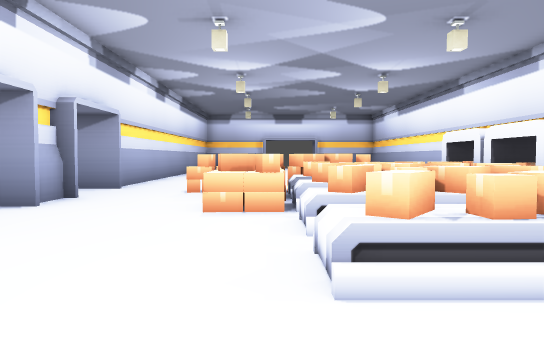
[1] (above)

16 first-person views from a walk through a level from a Godot 3-D game. The camera is 1.4 m above the floor, tilts 2° down and sees 70° across. Doors that lead somewhere are drawn open, without their leaves. The floor is counted in squares, 2 m on a side. Each view is taken from the middle of a square. On the plan, view 1 faces up. The plan holds only what a view shows up to about 11 squares ahead; the rest is blank. The place goes on beyond the plan. Characters and animated objects are not drawn.

[2]
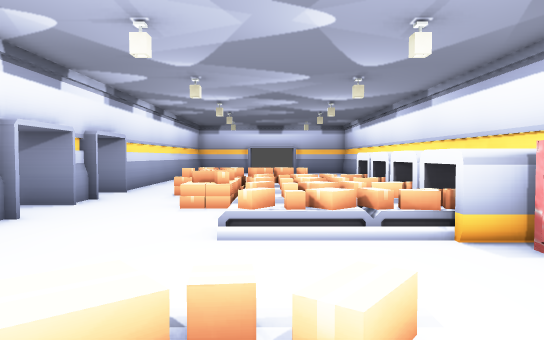

[3]
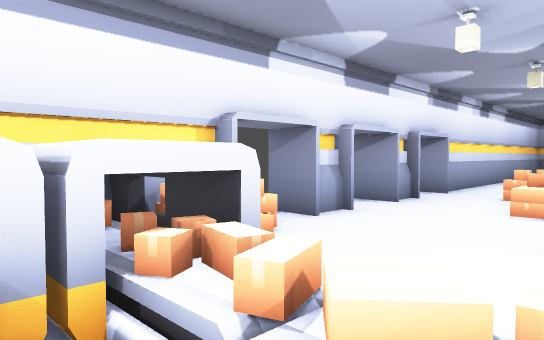

[4]
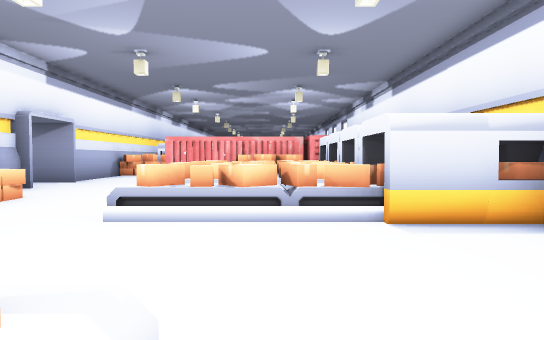

[5]
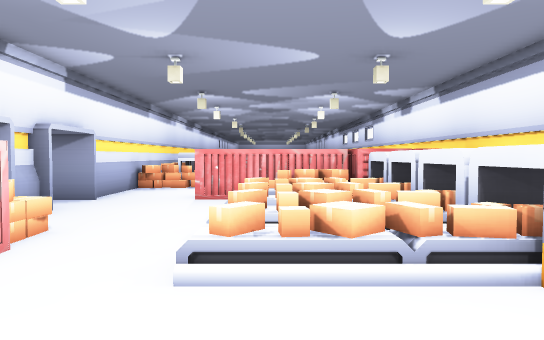

[6]
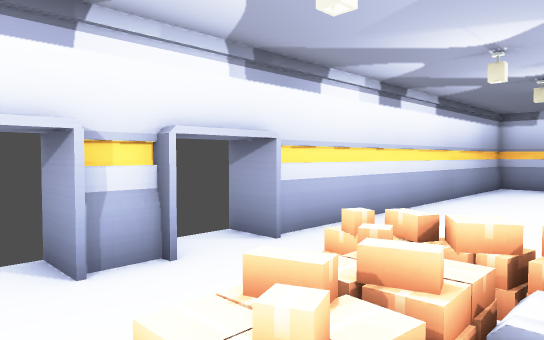

[7]
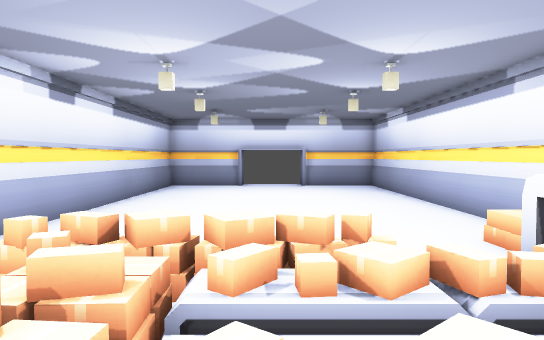

[8]
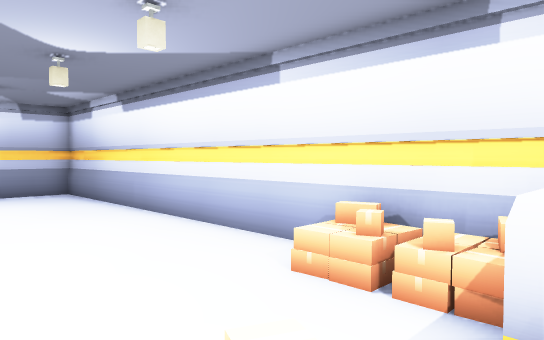

[9]
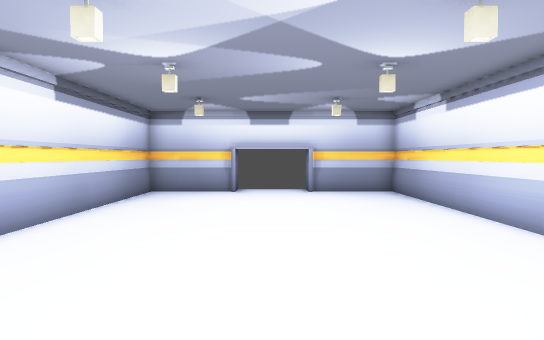

[10]
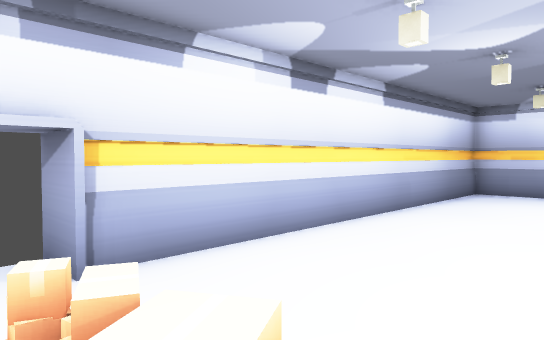

[11]
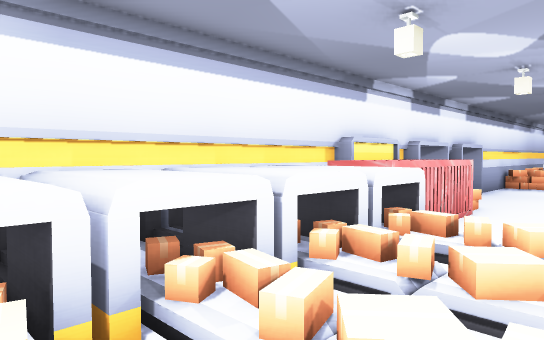

[12]
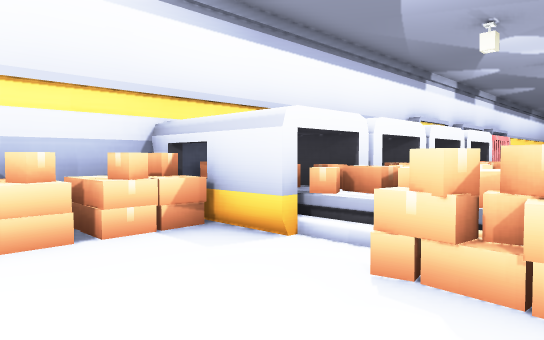

[13]
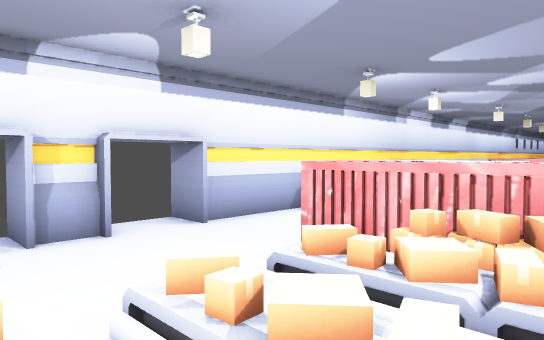

[14]
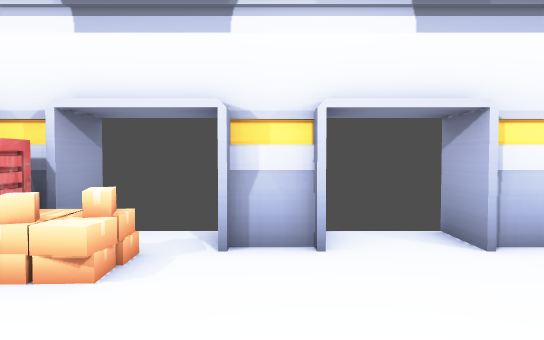

[15]
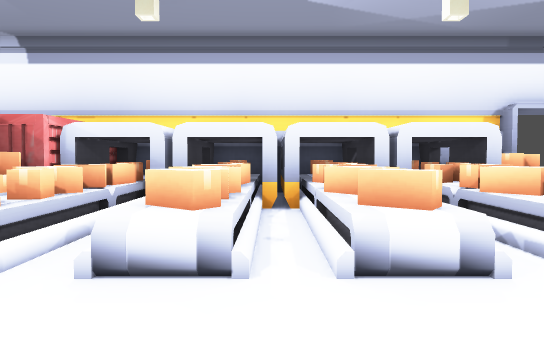

[16]
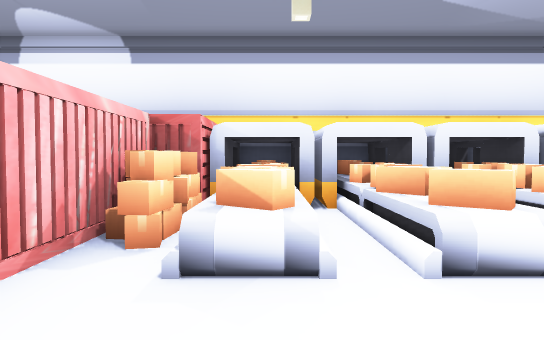

### Floor plan
Key: @ floor where view 1 was taken; # wall or solid block; . floor; / step, stairs or slope; D open door; = window, fence, low wall or low ledge; ^ raised ledge; B box.
Columns run from 5 left of view 1 to 7 right of it. Each row starts with its distance up from view 1.
 18  #.........#
 17  #.........#
 16  #.........#
 15  #.........#
 14  #.........#
 13  #.........#
 12  #.........#
 11  #.........#
 10  #........B#
  9  #........B#
  8  DD.B /B..B#
  7  DD./B/B/###
  6 ##..BB/B/##
  5  .D.BB//=#
  4  .D.../B/#
  3 ##..../B/#
  2  .D...//=#
  1   B......#
  0  #B..@...#
 -1  ###/B//.#
 -2  ###////.####
 -3  #^^/B//..B.
 -4  ###/B//..D.
 -5  ####///...##
 -6  #^^^B//..DD
 -7  #####B...DD
 -8     #####..#

Positions as (right, up) in squares from view 1, and headings:
1: (0, 0), facing up
2: (1, -3), facing up
3: (1, -3), facing up-left
4: (0, 3), facing down
5: (1, 2), facing down
6: (1, 4), facing up-left
7: (1, 4), facing up
8: (1, 7), facing up-right
9: (1, 7), facing up
10: (1, 7), facing up-left
11: (1, 7), facing down-right
12: (1, 10), facing down-right
13: (-1, -3), facing down-right
14: (1, -5), facing right
15: (4, -4), facing left
16: (4, -6), facing left
